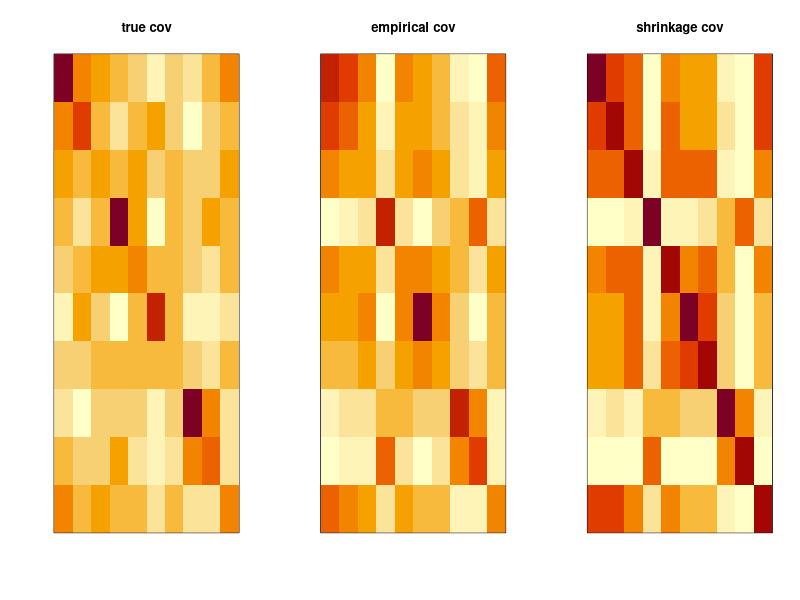
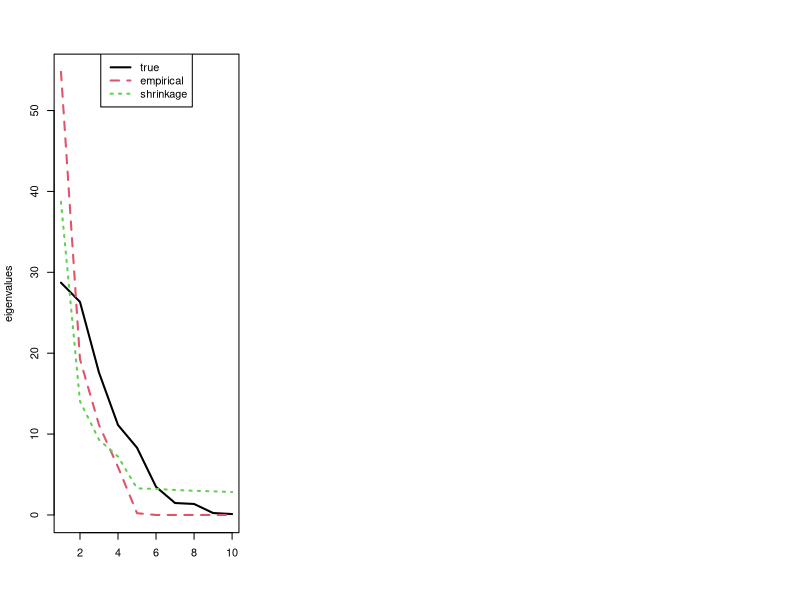

Write the R code that produced these figures, in order.
# 18/30
# 解決中文顯示問題
# Sys.setlocale(category="LC_ALL", locale = "en_US.UTF-8")
score2015.orig <- read.table("data/score2015.txt", header=T, sep = "\t", encoding = "UTF-8")
dim(score2015.orig)
head(score2015.orig)
summary(score2015.orig[, 3:ncol(score2015.orig)])
table(score2015.orig["出席次數"])

# 19/30
score2015 <- score2015.orig
score2015[is.na(score2015)] <- 0
colMeans(score2015[, 5:11])
apply(score2015[, 5:11], 1, mean)
apply(score2015[, 5:11], 2, sd)
x <- score2015[,"小考1"]
min(x)
max(x)
sum(x)
mean(x)
mean(x, trim=0.1)
median(x)

# R 沒有內建的眾數函數
Mode <- function(x, na.rm = FALSE) {
  if(na.rm) x = x[!is.na(x)]
  ux <- unique(x)
  ifelse(length(x)==length(ux),
         "no mode",
         ux[which.max(tabulate(match(x, ux)))])
}

Mode(x)
quantile(x)
quantile(x, prob= seq(0, 100, 10)/100)
range(x)
sd(x)
var(x)

# 29/30
library("corpcor")
library("MASS")
n <- 6    # try 20, 500
p <- 10   # try 100, 10
set.seed(123456)
# generate random pxp covariance matrix
sigma <- matrix(rnorm(p * p), ncol = p)
sigma <- crossprod(sigma) + diag(rep(0.1, p))

# mvrnorm {MASS}:
#   mvrnorm(n = 1, mu, Sigma, ...)

# simulate multivariate-normal data of sample size n
x <- mvrnorm(n, mu=rep(0, p), Sigma=sigma)
# estimate covariance matrix
s1 <- cov(x)
s2 <- cov.shrink(x)
par(mfrow=c(1,3))
image(t(sigma)[,p:1], main="true cov", xaxt="n", yaxt="n")
image(t(s1)[,p:1], main="empirical cov", xaxt="n", yaxt="n")
image(t(s2)[,p:1], main="shrinkage cov", xaxt="n", yaxt="n")

# squared error
sum((s1 - sigma) ^ 2)
sum((s2 - sigma) ^ 2)

# 30/30

# compare positive definiteness
is.positive.definite(sigma)
is.positive.definite(s1)
is.positive.definite(s2)

# compare ranks and condition
rc <- rbind(
  data.frame(rank.condition(sigma)),
  data.frame(rank.condition(s1)),
  data.frame(rank.condition(s2)))
rownames(rc) <- c("true", "empirical", "shrinkage")
rc

# compare eigenvalues
e0 <- eigen(sigma, symmetric = TRUE)$values
e1 <- eigen(s1, symmetric = TRUE)$values
e2 <- eigen(s2, symmetric = TRUE)$values
matplot(data.frame(e0, e1, e2), type = "l", ylab="eigenvalues", lwd=2)
legend("top", legend=c("true", "empirical", "shrinkage"), lwd=2, lty=1:3, col=1:3)
